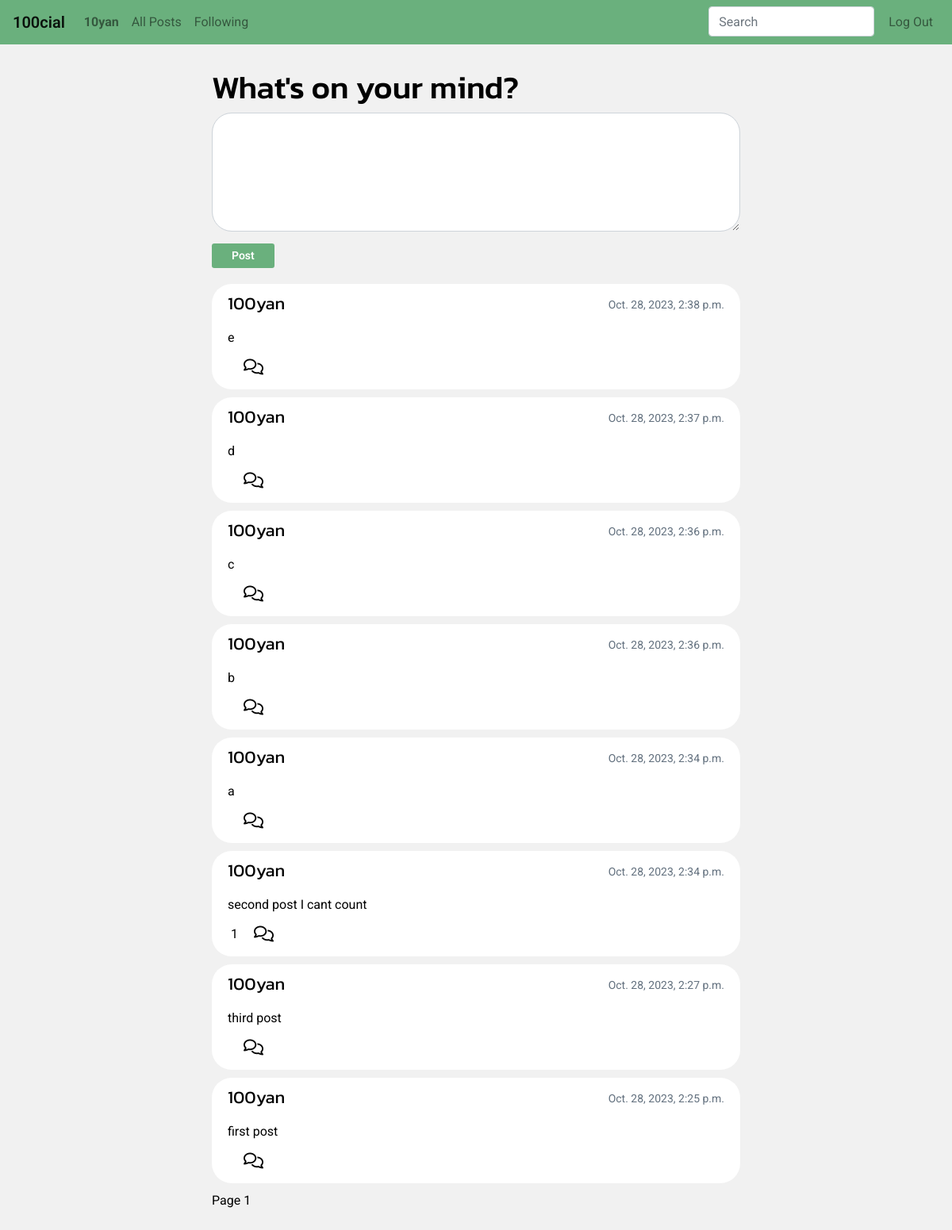
Screenshot of / (signed in) with the database file from the repository.
### network/models.py (models this page shows, shortened)
class User(AbstractUser):
    following = models.ManyToManyField('self', related_name='followers', blank=True)
    birthday = models.DateField(blank=True, null=True)
    nationality = CountryField(null=True)
    profile_pic = models.ImageField(upload_to="profile_pics", default='profile_pics/default.png')
    description = models.TextField(max_length=600, null=True)
    followed_by = models.IntegerField(blank=True, null=True, default=0)

class Post(models.Model):
    author = models.ForeignKey(User, on_delete=models.CASCADE)
    post = models.CharField(max_length=400)
    timestamp = models.DateTimeField(blank=True)
    likes = models.ManyToManyField(User, related_name="liked_posts", default=0)
    def likes_count(self) -> int:
        return self.likes.all().count()

### network/views.py (the view, shortened to what this page needs)
# urls.py: path("", views.index, name="index"),
def index(request):
    post_list = Post.objects.all().order_by('-timestamp')
    p = Paginator(post_list, 10)
    page = request.GET.get('page')
    posts = p.get_page(page)
    context = {
        'create_post': PostForm,
        'posts': posts,
        'add_comment': CommentForm,
        'all_comments': Comment.objects.all().order_by("-timestamp")
    }
    return render(request, "network/index.html", context)

### network/templates/network/index.html (shortened to what this page needs)
{% extends "network/layout.html" %}
{% block body %}
    <div class="container">
        <div class="home">
            {% if user.is_authenticated %}
                <div class="form">
                    <h1>What's on your mind?</h1>
                    <form method="POST">
                        {{ create_post }}
                        <input type="button" data-profile-id='{{ user.id }}' id='submit-post' class='btn btn-sm btn-primary' name="new_post" value="Post">
                    </form>
                </div>
            {% else %}
                <h1>Log in to post</h1>
            {% endif %}
            {% include "network/content.html" %}
{% endblock %}

### network/templates/network/layout.html (shortened to what this page needs)
{% load static %}
<!DOCTYPE html>
<html lang="en">
    <head>
        <link rel="stylesheet" href="https://stackpath.bootstrapcdn.com/bootstrap/4.4.1/css/bootstrap.min.css">
        <link href="{% static 'network/styles.css' %}" rel="stylesheet">
    </head>
    <body>
        <nav class="navbar navbar-expand-lg navbar-light">
            <a class="navbar-brand" href="{% url 'index' %}">100cial</a>
            <div class="collapse navbar-collapse">
              <ul class="navbar-nav mr-auto mt-2 mt-lg-0">
                {% if user.is_authenticated %}
                    <li class="nav-item">
                        <a class="nav-link" href="{% url 'user' id=user.id %}"><strong>{{ user.username }}</strong></a>
                    </li>
                {% endif %}
                <li class="nav-item">
                    <a class="nav-link" href="{% url 'index' %}">All Posts</a>
                </li>
                {% if user.is_authenticated %}
                    <li class="nav-item">
                        <a class="nav-link" href="{% url 'following' %}">Following</a>
                    </li>
                {% endif %}
            </ul>
            <ul class="navbar-nav mr-right mt-2 mt-lg-0">
                <div id="search">
                    <div class="dropdown">
                        <input type="text" name="" id="dropdownMenu2" placeholder="Search" class="search-bar form-control dropdown-toggle" data-toggle="dropdown" aria-haspopup="true" aria-expanded="false">
                      </div>
                </div>
               {% if user.is_authenticated %}
                    <li class="nav-item">
                        <a class="nav-link" href="{% url 'logout' %}">Log Out</a>
                    </li>
                {% endif %}
            </ul>
            </div>
          </nav>
        <div class="body">
            {% block body %}
            {% endblock %}
        </div>
    </body>
</html>

### network/templates/network/content.html (shortened to what this page needs)
<div id="all-posts">
    {% if posts %}
        {% for post in posts %}
            <div class="single-post">
                <div class="post-contents">
                    <div class="post-heading">
                        <a id='author' href="{% url 'user' id=post.author.id %}">{{ post.author }}</a>
                        <p>{{ post.timestamp }}</p>
                    </div>
                    <div id="post-text">{{post.post}}</div>
                    <div class="interactions">
                        <div class="interaction-left">
                            {% if post.likes_count > 0 %}
                                <span id="num-likes">{{ post.likes_count }}</span>
                            {% else %}
                                <span id="num-likes" hidden>{{ post.likes_count }}</span>
                            {% endif %}
                            <button id="comment" class="interaction"><i class="fa-regular fa-comments fa-lg"></i></button>
                        </div>
                    </div>
            </div>
        </div>
        {% endfor %}
    {% endif %}
</div>
Page {{ posts.number }}

### network/static/network/styles.css (style rules this page uses)
body { background-color: #f1f1f1; color: black; font-family: 'Roboto', sans-serif; }
ul { list-style-type: none; padding: 0; margin: 0; }
h1, h3, h5 { font-family: 'Kanit', sans-serif; }
#search { margin-right: 10px; }
.navbar { background-color: #6AB07D; }
.navbar-brand { font-weight: 600; }
a:any-link { color: black; }
.btn-primary { padding: 5px 25px; background-color: #6AB07D; font-weight: 600; border: none; }
#like, #comment, #edit { border: none; background-color: transparent; }
#comment { margin-left: 10px; }
#new-post { padding: 15px; background-color: #ffffff; }
.container { margin: 30px auto; }
.form { margin-bottom: 20px; }
.form form .form-control { border-radius: 25px; height: 150px; margin-bottom: 15px; }
.home { margin: auto; max-width: 60%; }
.single-post { background-color: #ffffff; border-radius: 25px; padding: 8px 20px 15px; margin-bottom: 10px; }
.post-contents .post-heading { display: flex; justify-content: space-between; margin-bottom: 12px; }
#post-text { margin-bottom: 12px; text-wrap: wrap; word-wrap: break-word; }
#author { font-family: 'Kanit', sans-serif; font-weight: 400; font-size: 22px; }
.post-heading p { font-size: 14px; color: #62707e; line-height:36px; padding: 0; margin: 0; vertical-align: middle; }
.interactions { display: flex; justify-content: space-between; }
.interaction-left { display: block; }

### rows the page displays
User: username "10yan"
Post: author "100yan", timestamp "Oct. 28, 2023, 2:38 p.m.", post "e"
Post: author "100yan", timestamp "Oct. 28, 2023, 2:37 p.m.", post "d"
Post: author "100yan", timestamp "Oct. 28, 2023, 2:36 p.m.", post "c"
Post: author "100yan", timestamp "Oct. 28, 2023, 2:36 p.m.", post "b"
Post: author "100yan", timestamp "Oct. 28, 2023, 2:34 p.m.", post "a"
Post: author "100yan", timestamp "Oct. 28, 2023, 2:34 p.m.", post "second post I cant count", likes_count "1"
Post: author "100yan", timestamp "Oct. 28, 2023, 2:27 p.m.", post "third post"
Post: author "100yan", timestamp "Oct. 28, 2023, 2:25 p.m.", post "first post"

### other values shown
{{ posts.number }} "1"
